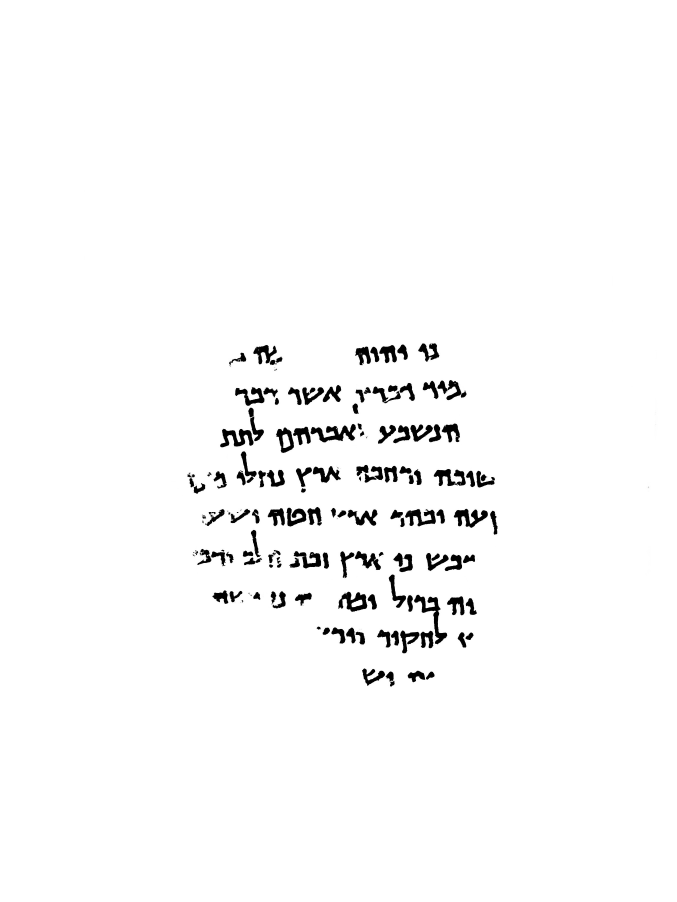
#> input picture Task 1 & 2/additional_code/DSS_Binarized/P168-Fg016-R-C01-R01-binarized.jpg, 2706 x 3608 px, found by its file name (shown at 1/4 size)
$ jupyter execute 'word segmentation try.ipynb'
#> lines starting #> are read from the running program, lines starting #| are printed output that depends on the picture; after the words box and inside, x2 and y2 are one past the last pixel; in counts of white or black regions, pixels touching at a corner belong together
[cell 1]
from collections import defaultdict
from dataclasses import dataclass
from typing import List

import cv2
import numpy as np
from sklearn.cluster import DBSCAN

[cell 2]
@dataclass
class BBox:
    x: int
    y: int
    w: int
    h: int


@dataclass
class DetectorRes:
    img: np.ndarray
    bbox: BBox


def detect(img: np.ndarray,
           kernel_size: int,
           sigma: float,
           theta: float,
           min_area: int) -> List[DetectorRes]:
    """Scale space technique for word segmentation proposed by R. Manmatha.
    For details see paper http://ciir.cs.umass.edu/pubfiles/mm-27.pdf.
    Args:
        img: A grayscale uint8 image.
        kernel_size: The size of the filter kernel, must be an odd integer.
        sigma: Standard deviation of Gaussian function used for filter kernel.
        theta: Approximated width/height ratio of words, filter function is distorted by this factor.
        min_area: Ignore word candidates smaller than specified area.
    Returns:
        List of DetectorRes instances, each containing the bounding box and the word image.
    """
    assert img.ndim == 2
    assert img.dtype == np.uint8

    # apply filter kernel
    kernel = _compute_kernel(kernel_size, sigma, theta)
    img_filtered = cv2.filter2D(img, -1, kernel, borderType=cv2.BORDER_REPLICATE).astype(np.uint8)
    img_thres = 255 - cv2.threshold(img_filtered, 0, 255, cv2.THRESH_BINARY + cv2.THRESH_OTSU)[1]

    # append components to result
    res = []
    components = cv2.findContours(img_thres, cv2.RETR_LIST, cv2.CHAIN_APPROX_SIMPLE)[0]
    for c in components:
        # skip small word candidates
        if cv2.contourArea(c) < min_area:
            continue
        # append bounding box and image of word to result list
        x, y, w, h = cv2.boundingRect(c)  # bounding box as tuple (x, y, w, h)
        crop = img[y:y + h, x:x + w]
        res.append(DetectorRes(crop, BBox(x, y, w, h)))

    return res


def _compute_kernel(kernel_size: int,
                    sigma: float,
                    theta: float) -> np.ndarray:
    """Compute anisotropic filter kernel."""

    assert kernel_size % 2  # must be odd size

    # create coordinate grid
    half_size = kernel_size // 2
    xs = ys = np.linspace(-half_size, half_size, kernel_size)
    x, y = np.meshgrid(xs, ys)

    # compute sigma values in x and y direction, where theta is roughly the average x/y ratio of words
    sigma_y = sigma
    sigma_x = sigma_y * theta

    # compute terms and combine them
    exp_term = np.exp(-x ** 2 / (2 * sigma_x) - y ** 2 / (2 * sigma_y))
    x_term = (x ** 2 - sigma_x ** 2) / (2 * np.math.pi * sigma_x ** 5 * sigma_y)
    y_term = (y ** 2 - sigma_y ** 2) / (2 * np.math.pi * sigma_y ** 5 * sigma_x)
    kernel = (x_term + y_term) * exp_term

    # normalize and return kernel
    kernel = kernel / np.sum(kernel)
    return kernel


def prepare_img(img: np.ndarray,
                height: int) -> np.ndarray:
    """Convert image to grayscale image (if needed) and resize to given height."""
    assert img.ndim in (2, 3)
    assert height > 0
    assert img.dtype == np.uint8
    if img.ndim == 3:
        img = cv2.cvtColor(img, cv2.COLOR_BGR2GRAY)
    h = img.shape[0]
    factor = height / h
    return cv2.resize(img, dsize=None, fx=factor, fy=factor)


# [45 lines left out: functions _cluster_lines, sort_multiline, not called in this run]


def sort_line(detections: List[DetectorRes]) -> List[List[DetectorRes]]:
    """Sort the list of detections according to x-coordinates of word centers."""
    return [sorted(detections, key=lambda det: det.bbox.x + det.bbox.w / 2)]

[cell 3]
import matplotlib.pyplot as plt
import cv2

[cell 4]
img = prepare_img(cv2.imread('DSS_binarized/P168-Fg016-R-C01-R01-binarized.jpg'), 50)
#> in prepare_img, `return cv2.resize(img, dsize=None, fx=factor, fy=factor)`:
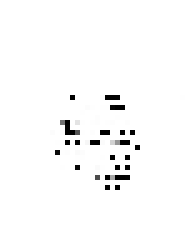
#> returned value: shape (50, 38) (shown 5 times larger); min 0, max 255, mean 250

[cell 5]
# (2) detect words in image
detections = detect(img,
                    kernel_size=25,
                    sigma=11,
                    theta=7,
                    min_area=100)
#> in detect, `img_filtered = cv2.filter2D(img, -1, kernel, borderType=cv2.BORDER_REP..`:
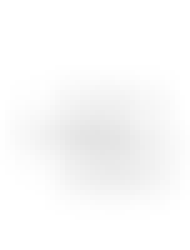
#> img_filtered: shape (50, 38) (shown 5 times larger); min 228, max 255, mean 250.1
#> in detect, `img_thres = 255 - cv2.threshold(img_filtered, 0, 255, cv2.THRESH_BINAR..`:
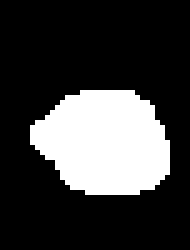
#> img_thres: shape (50, 38) (shown 5 times larger); 23.9% white; 1 white region
#> in detect, `components = cv2.findContours(img_thres, cv2.RETR_LIST, cv2.CHAIN_APPR..`: components = 1 contour; box (x1, y1, x2, y2) and area: (6, 18, 34, 39) 420
#> the loop in detect, `for c in components:` made 1 pass
#> (x, y, w, h) on pass 1: (6, 18, 28, 21)
#> pass 1, in detect, `crop = img[y:y + h, x:x + w]`:
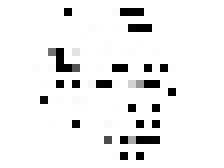
#> crop: shape (21, 28) (shown 8 times larger); min 0, max 255, mean 238.9
#> after the loop in detect, `for c in components:`: res = 1 item
#> detections = 1 item

[cell 6]
# (3) sort words in line
line = sort_line(detections)[0]
#> line = 1 item

[cell 7]
# (4) show word images
plt.subplot(len(line), len(line), 1)
plt.imshow(img, cmap='gray')

[cell 8]
for i, word in enumerate(line):
  print(word.bbox)
  plt.subplot(len(line), len(line), i + 1)
  plt.imshow(word.img, cmap='gray')
#> this loop made 1 pass
#| BBox(x=6, y=18, w=28, h=21)
plt.savefig("jemp.jpg")
plt.show()
